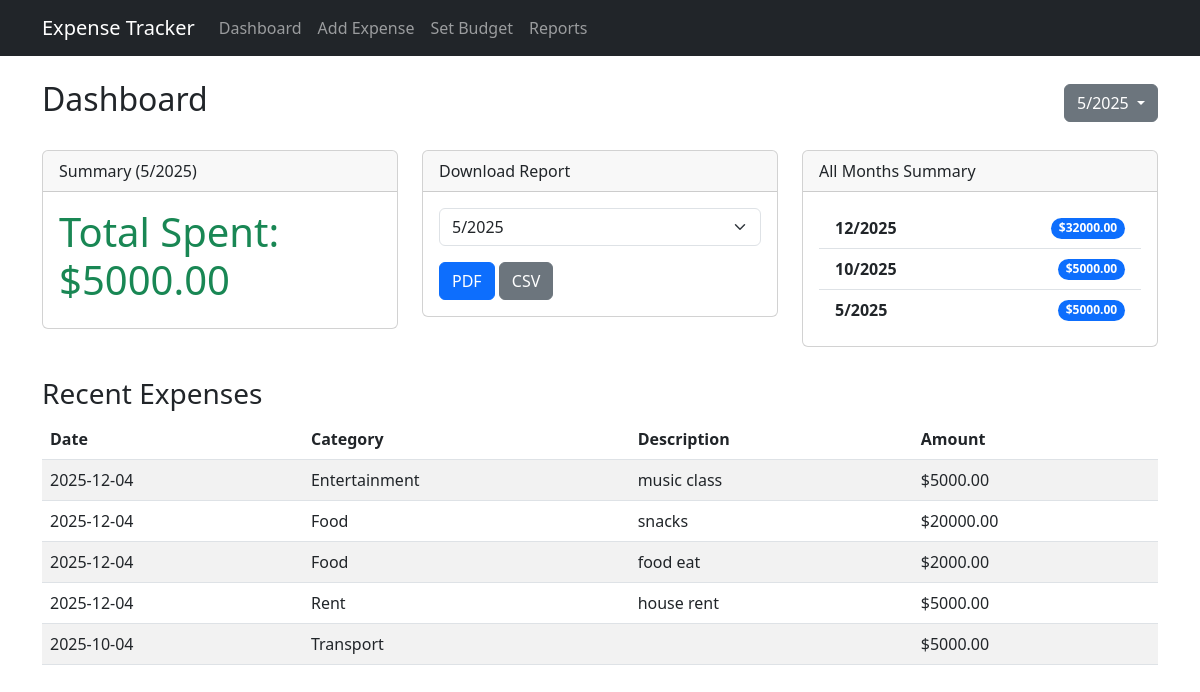
Screenshot of /?month=5&year=2025 with the database file from the repository.
### models.py (models this page shows, shortened)
class Expense(db.Model):
    id = db.Column(db.Integer, primary_key=True)
    amount = db.Column(db.Float, nullable=False)
    description = db.Column(db.String(200))
    date = db.Column(db.DateTime, index=True, default=datetime.utcnow)
    user_id = db.Column(db.Integer, db.ForeignKey('user.id'), nullable=False)
    category_id = db.Column(db.Integer, db.ForeignKey('category.id'), nullable=False)
    is_shared = db.Column(db.Boolean, default=False)
    shared_with = db.relationship('SharedExpense', backref='original_expense', lazy='dynamic')

class Category(db.Model):
    id = db.Column(db.Integer, primary_key=True)
    name = db.Column(db.String(64), unique=True, nullable=False)
    expenses = db.relationship('Expense', backref='category', lazy='dynamic')
    budgets = db.relationship('Budget', backref='category', lazy='dynamic')

### routes.py (the view)
@main_bp.route('/')
def index():
    if not User.query.get(CURRENT_USER_ID):
        user = User(username='testuser', email='test@example.com')
        db.session.add(user)
        db.session.commit()
    today = datetime.today()
    try:
        current_month = int(request.args.get('month', today.month))
        current_year = int(request.args.get('year', today.year))
    except ValueError:
        current_month = today.month
        current_year = today.year
    total_spent = db.session.query(func.sum(Expense.amount)).filter(
        Expense.user_id == CURRENT_USER_ID,
        func.extract('month', Expense.date) == current_month,
        func.extract('year', Expense.date) == current_year
    ).scalar() or 0.0
    monthly_data = db.session.query(
        func.extract('month', Expense.date).label('month'),
        func.extract('year', Expense.date).label('year'),
        func.sum(Expense.amount).label('total')
    ).filter(
        Expense.user_id == CURRENT_USER_ID
    ).group_by(
        func.extract('year', Expense.date),
        func.extract('month', Expense.date)
    ).order_by(
        func.extract('year', Expense.date).desc(),
        func.extract('month', Expense.date).desc()
    ).all()
    monthly_summaries = []
    for m, y, total in monthly_data:
        monthly_summaries.append({
            'month': int(m),
            'year': int(y),
            'total': total
        })
    expense_months = db.session.query(func.extract('month', Expense.date).label('month'), func.extract('year', Expense.date).label('year')).filter_by(user_id=CURRENT_USER_ID).distinct()
    budget_months = db.session.query(Budget.month, Budget.year).filter_by(user_id=CURRENT_USER_ID).distinct()
    available_months = set()
    for m, y in expense_months:
        available_months.add((int(m), int(y)))
    for m, y in budget_months:
        available_months.add((int(m), int(y)))
    available_months = sorted(list(available_months), key=lambda x: (x[1], x[0]), reverse=True)
    if (current_month, current_year) not in available_months:
        available_months.insert(0, (current_month, current_year))
    expenses = Expense.query.filter_by(user_id=CURRENT_USER_ID).order_by(Expense.date.desc()).limit(5).all()
    return render_template('index.html', total_spent=total_spent, expenses=expenses, current_month=f"{current_month}/{current_year}", monthly_summaries=monthly_summaries, available_months=available_months, current_month_int=current_month, current_year_int=current_year)

### templates/index.html (shortened to what this page needs)
{% extends "base.html" %}
{% block content %}
<div class="d-flex justify-content-between align-items-center">
    <h2>Dashboard</h2>
    <div class="dropdown">
        <button class="btn btn-secondary dropdown-toggle" type="button" id="dashboardMonthDropdown"
            data-bs-toggle="dropdown" aria-expanded="false">
            {{ current_month_int }}/{{ current_year_int }}
        </button>
    </div>
</div>
<div class="row mt-4">
    <div class="col-md-4">
        <div class="card mb-4">
            <div class="card-header">Summary ({{ current_month_int }}/{{ current_year_int }})</div>
            <div class="card-body">
                <h3 class="display-6 text-success">Total Spent: ${{ "%.2f"|format(total_spent) }}</h3>
            </div>
        </div>
    </div>
    <div class="col-md-4">
        <div class="card mb-4">
            <div class="card-header">Download Report</div>
            <div class="card-body">
                <form action="{{ url_for('main.download_report') }}" method="GET">
                    <div class="mb-3">
                        <select class="form-select" name="month_year">
                            {% for m, y in available_months %}
                            <option value="{{ m }}-{{ y }}" {% if m==current_month_int and y==current_year_int
                                %}selected{% endif %}>
                                {{ m }}/{{ y }}
                            </option>
                            {% endfor %}
                        </select>
                    </div>
                    <div class="d-grid gap-2 d-md-block">
                        <button type="submit" name="format" value="pdf" class="btn btn-primary">PDF</button>
                        <button type="submit" name="format" value="csv" class="btn btn-secondary">CSV</button>
                    </div>
                </form>
            </div>
        </div>
    </div>
    <div class="col-md-4">
        <div class="card">
            <div class="card-header">All Months Summary</div>
            <div class="card-body" style="max-height: 200px; overflow-y: auto;">
                <ul class="list-group list-group-flush">
                    {% for item in monthly_summaries %}
                    <li
                        class="list-group-item d-flex justify-content-between align-items-center bg-transparent text-dark">
                        <span class="fw-bold">{{ item.month }}/{{ item.year }}</span>
                        <span class="badge bg-primary rounded-pill">${{ "%.2f"|format(item.total) }}</span>
                    </li>
                    {% endfor %}
                </ul>
            </div>
        </div>
    </div>
</div>
<h3 class="mt-4">Recent Expenses</h3>
<table class="table table-striped">
    <thead>
        <tr>
            <th>Date</th>
            <th>Category</th>
            <th>Description</th>
            <th>Amount</th>
        </tr>
    </thead>
    <tbody>
        {% for expense in expenses %}
        <tr>
            <td>{{ expense.date.strftime('%Y-%m-%d') }}</td>
            <td>{{ expense.category.name }}</td>
            <td>{{ expense.description }}</td>
            <td>${{ "%.2f"|format(expense.amount) }}</td>
        </tr>
        {% endfor %}
    </tbody>
</table>
{% endblock %}

### rows the page displays
Expense: date "2025-12-04", category.name "Entertainment", description "music class", amount "5000.00"
Expense: date "2025-12-04", category.name "Food", description "snacks", amount "20000.00"
Expense: date "2025-12-04", category.name "Food", description "food eat", amount "2000.00"
Expense: date "2025-12-04", category.name "Rent", description "house rent", amount "5000.00"
Expense: date "2025-10-04", category.name "Transport", amount "5000.00"

### other values shown
{{ current_month_int }} "5"
{{ current_year_int }} "2025"
{{ "%.2f"|format(total_spent) }} "5000.00"
{{ item.month }} "12" "10" "5"
{{ item.year }} "2025" "2025" "2025"
{{ "%.2f"|format(item.total) }} "32000.00" "5000.00" "5000.00"
form field month_year "5/2025"
